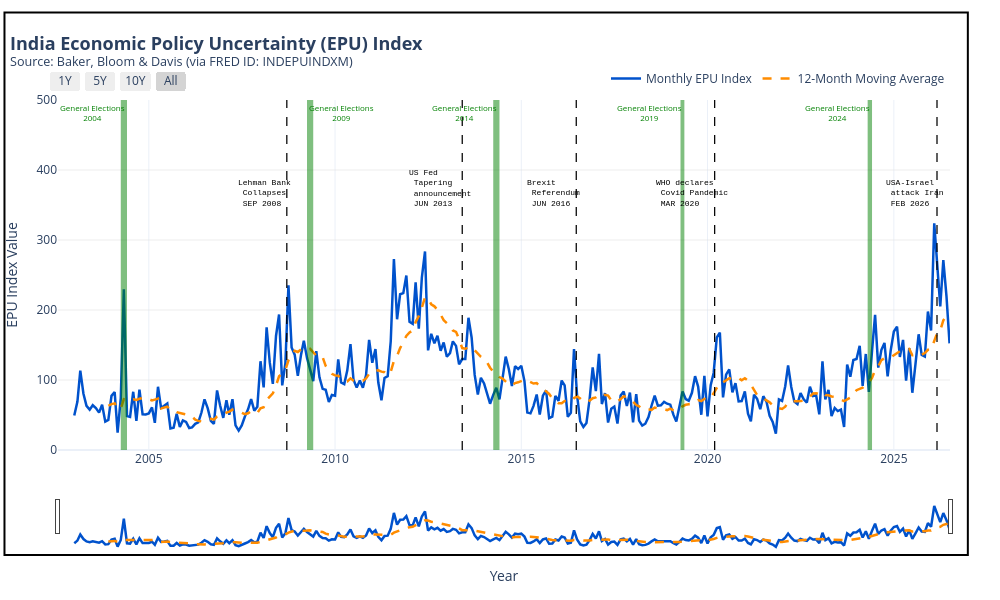

Write notebook code for a chart like this one.
### Code cell
"""
===============================================================================
SCRIPT NAME    : India Economic Policy Uncertainty (EPU) Index Visualizer
PURPOSE        : Fetches, cleans, and plots India's EPU dataset from FRED, 
                 annotating key general elections and major economic/geopolitical
                 shocks over time using Plotly.
===============================================================================

PREREQUISITES
-------------
1. Python Version: Python 3.8 or higher.
2. Active Internet Connection: Required to download live CSV data from FRED.
3. Required Python Packages:
   - pandas   : Data fetching, cleaning, and moving average calculations.
   - plotly   : Generating interactive charts and layout styling.
   - kaleido  : Backend engine required for exporting static image formats (PNG).

   Installation Command:
   $ pip install pandas plotly kaleido

INPUT
-----
- Live Data Source : Federal Reserve Economic Data (FRED)
- Data Endpoint    : https://fred.stlouisfed.org/graph/fredgraph.csv?id=INDEPUINDXM
- Data Series ID   : INDEPUINDXM (Economic Policy Uncertainty Index for India 
                     by Baker, Bloom, and Davis)

PROCESSING LOGIC
----------------
1. Ingestion & Preprocessing:
   - Reads CSV directly from FRED endpoint into a Pandas DataFrame.
   - Converts raw strings to numeric values (`pd.to_numeric`), converting missing 
     value placeholders (e.g., '.') to NaN.
   - Parses dates into datetime format and removes missing observations.
2. Feature Engineering:
   - Calculates a 12-Month Rolling Moving Average (`12M_Moving_Avg`) to smooth 
     out high-frequency noise and highlight macro trends.
3. Visualization & Annotations (Plotly):
   - Plots time-series traces for Monthly EPU and 12-Month Moving Average.
   - Overlays shaded vertical bands (`add_vrect`) for Indian General Election 
     windows (2004, 2009, 2014, 2019, 2024).
   - Adds vertical milestone markers (`add_vline`) and callouts (`add_annotation`) 
     for key shocks (Lehman Collapse, Fed Tapering, Brexit, COVID-19, 2026 Conflict).
   - Layout Configuration: Sets `range=[0, 500]` on the Y-axis for stark visual 
     contrast, integrates range-sliders, quick-zoom buttons (1Y, 5Y, 10Y, All), 
     and unified hover tooltips.

OUTPUT
------
1. Static Image    : 'india_epu.png' (High-resolution PNG saved via Kaleido)
2. Interactive Web : 'india_epu.html' (Standalone interactive HTML file)
3. Direct Render   : Interactive chart render in browser/Jupyter via `fig.show()`
===============================================================================
"""
import pandas as pd
import plotly.graph_objects as go

# 1. Fetch live India EPU data directly from FRED
FRED_URL = "https://fred.stlouisfed.org/graph/fredgraph.csv?id=INDEPUINDXM"

print("Fetching India EPU dataset...")
df = pd.read_csv(FRED_URL)

# 2. Data Cleaning and Preprocessing
df.columns = ["Date", "EPU_Index"]

# Convert 'EPU_Index' to numeric (FRED uses '.' for missing entries)
df["EPU_Index"] = pd.to_numeric(df["EPU_Index"], errors="coerce")

# Convert 'Date' to datetime format
df["Date"] = pd.to_datetime(df["Date"])

# Drop missing values
df = df.dropna(subset=["EPU_Index"]).reset_index(drop=True)

# Calculate a 12-month Moving Average
df["12M_Moving_Avg"] = df["EPU_Index"].rolling(window=12).mean()

# 3. Build Interactive Visualization with Plotly
fig = go.Figure()

# Add Monthly EPU Line
fig.add_trace(
    go.Scatter(
        x=df["Date"],
        y=df["EPU_Index"],
        mode="lines",
        name="Monthly EPU Index",
        line=dict(color="#0052CC", width=2.5),
        hovertemplate="<b>Date:</b> %{x|%B %Y}<br><b>EPU Index:</b> %{y:.2f}<extra></extra>",
    )
)

# Add 12-Month Moving Average Line
fig.add_trace(
    go.Scatter(
        x=df["Date"],
        y=df["12M_Moving_Avg"],
        mode="lines",
        name="12-Month Moving Average",
        line=dict(color="#FF8C00", width=2.5, dash="dash"),
        hovertemplate="<b>Date:</b> %{x|%B %Y}<br><b>12M Average:</b> %{y:.2f}<extra></extra>",
    )
)

# Timeline of important events (Elections)
fig.add_vrect(
    x0="2004-04-01",
    x1="2004-06-01",
    annotation_text="General Elections<br>2004",
    annotation_position="top right",
    annotation_font_size=8,
    annotation_font_color="Green",
    fillcolor="green",
    opacity=0.5,
    line_width=0,
)
fig.add_vrect(
    x0="2009-04-01",
    x1="2009-06-01",
    annotation_text="General Elections<br>2009",
    annotation_position="top left",
    annotation_font_size=8,
    annotation_font_color="Green",
    fillcolor="green",
    opacity=0.5,
    line_width=0,
)
fig.add_vrect(
    x0="2014-04-01",
    x1="2014-06-01",
    annotation_text="General Elections<br>2014",
    annotation_position="top right",
    annotation_font_size=8,
    annotation_font_color="Green",
    fillcolor="Green",
    opacity=0.5,
    line_width=0,
)
fig.add_vrect(
    x0="2019-04-11",
    x1="2019-05-19",
    annotation_text="General Elections<br>2019",
    annotation_position="top right",
    annotation_font_size=8,
    annotation_font_color="Green",
    fillcolor="Green",
    opacity=0.5,
    line_width=0,
)
fig.add_vrect(
    x0="2024-04-19",
    x1="2024-06-01",
    annotation_text="General Elections<br>2024",
    annotation_position="top right",
    annotation_font_size=8,
    annotation_font_color="Green",
    fillcolor="Green",
    opacity=0.5,
    line_width=0,
)

# Wars and Economic Shocks
fig.add_vline(
    x="2008-09-15",
    line_width=1.25,
    line_dash="dash",
    line_color="Black",
)
fig.add_annotation(
    x="2008-09-15",
    y=350,
    text="Lehman Bank <br> Collapses <br> SEP 2008",
    yanchor="bottom",
    showarrow=True,
    arrowhead=1,
    arrowsize=1,
    arrowwidth=2,
    arrowcolor="#636363",
    ax=-20,
    ay=5,
    font=dict(size=8, color="Black", family="Courier New, monospace"),
    align="left",
)

fig.add_vline(
    x="2013-06-01",
    line_width=1.25,
    line_dash="dash",
    line_color="Black",
)
fig.add_annotation(
    x="2013-06-01",
    y=350,
    text="US Fed <br> Tapering <br> announcement <br> JUN 2013",
    yanchor="bottom",
    showarrow=True,
    arrowhead=1,
    arrowsize=1,
    arrowwidth=2,
    arrowcolor="#636363",
    ax=-20,
    ay=5,
    font=dict(size=8, color="Black", family="Courier New, monospace"),
    align="left",
)

fig.add_vline(
    x="2016-06-23",
    line_width=1.25,
    line_dash="dash",
    line_color="Black",
)
fig.add_annotation(
    x="2016-06-23",
    y=350,
    text="Brexit <br> Referendum <br> JUN 2016",
    yanchor="bottom",
    showarrow=True,
    arrowhead=1,
    arrowsize=1,
    arrowwidth=2,
    arrowcolor="#636363",
    ax=-20,
    ay=5,
    font=dict(size=8, color="Black", family="Courier New, monospace"),
    align="left",
)

fig.add_vline(
    x="2020-03-11",
    line_width=1.25,
    line_dash="dash",
    line_color="Black",
)
fig.add_annotation(
    x="2020-03-11",
    y=350,
    text="WHO declares <br> Covid Pandemic <br> MAR 2020",
    yanchor="bottom",
    showarrow=True,
    arrowhead=1,
    arrowsize=1,
    arrowwidth=2,
    arrowcolor="#636363",
    ax=-20,
    ay=5,
    font=dict(size=8, color="Black", family="Courier New, monospace"),
    align="left",
)

fig.add_vline(
    x="2026-02-28",
    line_width=1.25,
    line_dash="dash",
    line_color="Black",
)
fig.add_annotation(
    x="2026-02-28",
    y=350,
    text="USA-Israel <br> attack Iran <br> FEB 2026",
    yanchor="bottom",
    showarrow=True,
    arrowhead=1,
    arrowsize=1,
    arrowwidth=2,
    arrowcolor="#636363",
    ax=-20,
    ay=5,
    font=dict(size=8, color="Black", family="Courier New, monospace"),
    align="left",
)

# 3.B Add a full canvas border shape
fig.add_shape(type="rect",
    xref="paper", yref="paper",
    x0=-0.06, y0=-0.3, x1=1.02, y1=1.25, 
    line=dict(
        #color="RoyalBlue",
        color="black", #named colors from https://stackoverflow.com/a/72502441/8508004
        width=2,
    ),
    #fillcolor="LightSkyBlue",
)

# 4. Enhance Layout & Interactivity
fig.update_layout(
    height=600,
    width=1000,
    title=dict(
        text="<b>India Economic Policy Uncertainty (EPU) Index</b><br>"
        "<sup>Source: Baker, Bloom & Davis (via FRED ID: INDEPUINDXM)</sup>",
        x=0.01,
        font=dict(size=18),
    ),
    xaxis=dict(
        title="Year",
        type="date",
        rangeselector=dict(
            buttons=list([
                dict(count=1, label="1Y", step="year", stepmode="backward"),
                dict(count=5, label="5Y", step="year", stepmode="backward"),
                dict(count=10, label="10Y", step="year", stepmode="backward"),
                dict(step="all", label="All"),
            ])
        ),
        rangeslider=dict(visible=True),
    ),
    yaxis=dict(
        title="EPU Index Value",
        range=[0, 500],  # Restricts the y-axis maximum to 500
        gridcolor="rgba(220, 220, 220, 0.5)",
    ),
    template="plotly_white",
    hovermode="x unified",
    legend=dict(
        orientation="h", yanchor="bottom", y=1.02, xanchor="right", x=1
    ),
    margin=dict(l=50, r=50, t=100, b=50),
)


# Output filenames
output_png = "india-epu.png"
output_html = "india-epu.html"

# 1. Save static PNG image
fig.write_image(output_png, width=1200, height=700, scale=2)
print(f"--> Saved PNG image to '{output_png}'")

# 2. Get the figure HTML component string
# Note: full_html=False prevents it from generating <html> and <body> tags yet
fig_html = fig.to_html(full_html=False, include_plotlyjs='cdn')

# 3. Wrap it in a CSS flexbox container
centered_html = f"""
<!DOCTYPE html>
<html>
<head>
    <title>Centered Plotly Figure</title>
</head>
<body>
    <div style="display: flex; justify-content: center; align-items: center; min-height: 100vh;">
        <div style="width: 90%; max-width: 900px; max-height: 800px;">
            {fig_html}
        </div>
    </div>
</body>
</html>
"""

# 4. Save to an HTML file
with open(output_html, "w", encoding="utf-8") as f:
    f.write(centered_html)
    
    # # 2. Save interactive HTML file
    # fig.write_html(output_html)
    print(f"--> Saved interactive HTML to '{output_html}'")

# Render chart
fig.show()

### Figure 1 — Plotly figure (JSON) as saved in the notebook; plotly's stock layout.template omitted (floating-point values rounded to 4 significant figures; data arrays with more than 128 entries replaced by an {"elided": "..."} marker saying what was removed)
{"data": [{"hovertemplate": "<b>Date:</b> %{x|%B %Y}<br><b>EPU Index:</b> %{y:.2f}<extra></extra>", "line": {"color": "#0052CC", "width": 2.5}, "mode": "lines", "name": "Monthly EPU Index", "type": "scatter", "x": {"elided": "283 str values"}, "y": {"elided": "283 float values"}}, {"hovertemplate": "<b>Date:</b> %{x|%B %Y}<br><b>12M Average:</b> %{y:.2f}<extra></extra>", "line": {"color": "#FF8C00", "dash": "dash", "width": 2.5}, "mode": "lines", "name": "12-Month Moving Average", "type": "scatter", "x": {"elided": "283 str values"}, "y": {"elided": "283 float values"}}], "layout": {"annotations": [{"font": {"color": "Green", "size": 8}, "showarrow": false, "text": "General Elections<br>2004", "x": "2004-06-01", "xanchor": "right", "xref": "x", "y": 1, "yanchor": "top", "yref": "y domain"}, {"font": {"color": "Green", "size": 8}, "showarrow": false, "text": "General Elections<br>2009", "x": "2009-04-01", "xanchor": "left", "xref": "x", "y": 1, "yanchor": "top", "yref": "y domain"}, {"font": {"color": "Green", "size": 8}, "showarrow": false, "text": "General Elections<br>2014", "x": "2014-06-01", "xanchor": "right", "xref": "x", "y": 1, "yanchor": "top", "yref": "y domain"}, {"font": {"color": "Green", "size": 8}, "showarrow": false, "text": "General Elections<br>2019", "x": "2019-05-19", "xanchor": "right", "xref": "x", "y": 1, "yanchor": "top", "yref": "y domain"}, {"font": {"color": "Green", "size": 8}, "showarrow": false, "text": "General Elections<br>2024", "x": "2024-06-01", "xanchor": "right", "xref": "x", "y": 1, "yanchor": "top", "yref": "y domain"}, {"align": "left", "arrowcolor": "#636363", "arrowhead": 1, "arrowsize": 1, "arrowwidth": 2, "ax": -20, "ay": 5, "font": {"color": "Black", "family": "Courier New, monospace", "size": 8}, "showarrow": true, "text": "Lehman Bank <br> Collapses <br> SEP 2008", "x": "2008-09-15", "y": 350, "yanchor": "bottom"}, {"align": "left", "arrowcolor": "#636363", "arrowhead": 1, "arrowsize": 1, "arrowwidth": 2, "ax": -20, "ay": 5, "font": {"color": "Black", "family": "Courier New, monospace", "size": 8}, "showarrow": true, "text": "US Fed <br> Tapering <br> announcement <br> JUN 2013", "x": "2013-06-01", "y": 350, "yanchor": "bottom"}, {"align": "left", "arrowcolor": "#636363", "arrowhead": 1, "arrowsize": 1, "arrowwidth": 2, "ax": -20, "ay": 5, "font": {"color": "Black", "family": "Courier New, monospace", "size": 8}, "showarrow": true, "text": "Brexit <br> Referendum <br> JUN 2016", "x": "2016-06-23", "y": 350, "yanchor": "bottom"}, {"align": "left", "arrowcolor": "#636363", "arrowhead": 1, "arrowsize": 1, "arrowwidth": 2, "ax": -20, "ay": 5, "font": {"color": "Black", "family": "Courier New, monospace", "size": 8}, "showarrow": true, "text": "WHO declares <br> Covid Pandemic <br> MAR 2020", "x": "2020-03-11", "y": 350, "yanchor": "bottom"}, {"align": "left", "arrowcolor": "#636363", "arrowhead": 1, "arrowsize": 1, "arrowwidth": 2, "ax": -20, "ay": 5, "font": {"color": "Black", "family": "Courier New, monospace", "size": 8}, "showarrow": true, "text": "USA-Israel <br> attack Iran <br> FEB 2026", "x": "2026-02-28", "y": 350, "yanchor": "bottom"}], "height": 600, "hovermode": "x unified", "legend": {"orientation": "h", "x": 1, "xanchor": "right", "y": 1.02, "yanchor": "bottom"}, "margin": {"b": 50, "l": 50, "r": 50, "t": 100}, "shapes": [{"fillcolor": "green", "line": {"width": 0}, "opacity": 0.5, "type": "rect", "x0": "2004-04-01", "x1": "2004-06-01", "xref": "x", "y0": 0, "y1": 1, "yref": "y domain"}, {"fillcolor": "green", "line": {"width": 0}, "opacity": 0.5, "type": "rect", "x0": "2009-04-01", "x1": "2009-06-01", "xref": "x", "y0": 0, "y1": 1, "yref": "y domain"}, {"fillcolor": "Green", "line": {"width": 0}, "opacity": 0.5, "type": "rect", "x0": "2014-04-01", "x1": "2014-06-01", "xref": "x", "y0": 0, "y1": 1, "yref": "y domain"}, {"fillcolor": "Green", "line": {"width": 0}, "opacity": 0.5, "type": "rect", "x0": "2019-04-11", "x1": "2019-05-19", "xref": "x", "y0": 0, "y1": 1, "yref": "y domain"}, {"fillcolor": "Green", "line": {"width": 0}, "opacity": 0.5, "type": "rect", "x0": "2024-04-19", "x1": "2024-06-01", "xref": "x", "y0": 0, "y1": 1, "yref": "y domain"}, {"line": {"color": "Black", "dash": "dash", "width": 1.25}, "type": "line", "x0": "2008-09-15", "x1": "2008-09-15", "xref": "x", "y0": 0, "y1": 1, "yref": "y domain"}, {"line": {"color": "Black", "dash": "dash", "width": 1.25}, "type": "line", "x0": "2013-06-01", "x1": "2013-06-01", "xref": "x", "y0": 0, "y1": 1, "yref": "y domain"}, {"line": {"color": "Black", "dash": "dash", "width": 1.25}, "type": "line", "x0": "2016-06-23", "x1": "2016-06-23", "xref": "x", "y0": 0, "y1": 1, "yref": "y domain"}, {"line": {"color": "Black", "dash": "dash", "width": 1.25}, "type": "line", "x0": "2020-03-11", "x1": "2020-03-11", "xref": "x", "y0": 0, "y1": 1, "yref": "y domain"}, {"line": {"color": "Black", "dash": "dash", "width": 1.25}, "type": "line", "x0": "2026-02-28", "x1": "2026-02-28", "xref": "x", "y0": 0, "y1": 1, "yref": "y domain"}, {"line": {"color": "black", "width": 2}, "type": "rect", "x0": -0.06, "x1": 1.02, "xref": "paper", "y0": -0.3, "y1": 1.25, "yref": "paper"}], "title": {"font": {"size": 18}, "text": "<b>India Economic Policy Uncertainty (EPU) Index</b><br><sup>Source: Baker, Bloom & Davis (via FRED ID: INDEPUINDXM)</sup>", "x": 0.01}, "width": 1000, "xaxis": {"autorange": true, "range": ["2002-05-30 04:43:41.4464", "2026-07-06 17:39:21.0973"], "rangeselector": {"buttons": [{"count": 1, "label": "1Y", "step": "year", "stepmode": "backward"}, {"count": 5, "label": "5Y", "step": "year", "stepmode": "backward"}, {"count": 10, "label": "10Y", "step": "year", "stepmode": "backward"}, {"label": "All", "step": "all"}]}, "rangeslider": {"autorange": true, "range": ["2002-05-30 04:43:41.4464", "2026-07-06 17:39:21.0973"], "visible": true, "yaxis": {"_template": null, "rangemode": "match"}}, "title": {"text": "Year"}, "type": "date"}, "yaxis": {"gridcolor": "rgba(220, 220, 220, 0.5)", "range": [0, 500], "title": {"text": "EPU Index Value"}, "type": "linear"}}}
